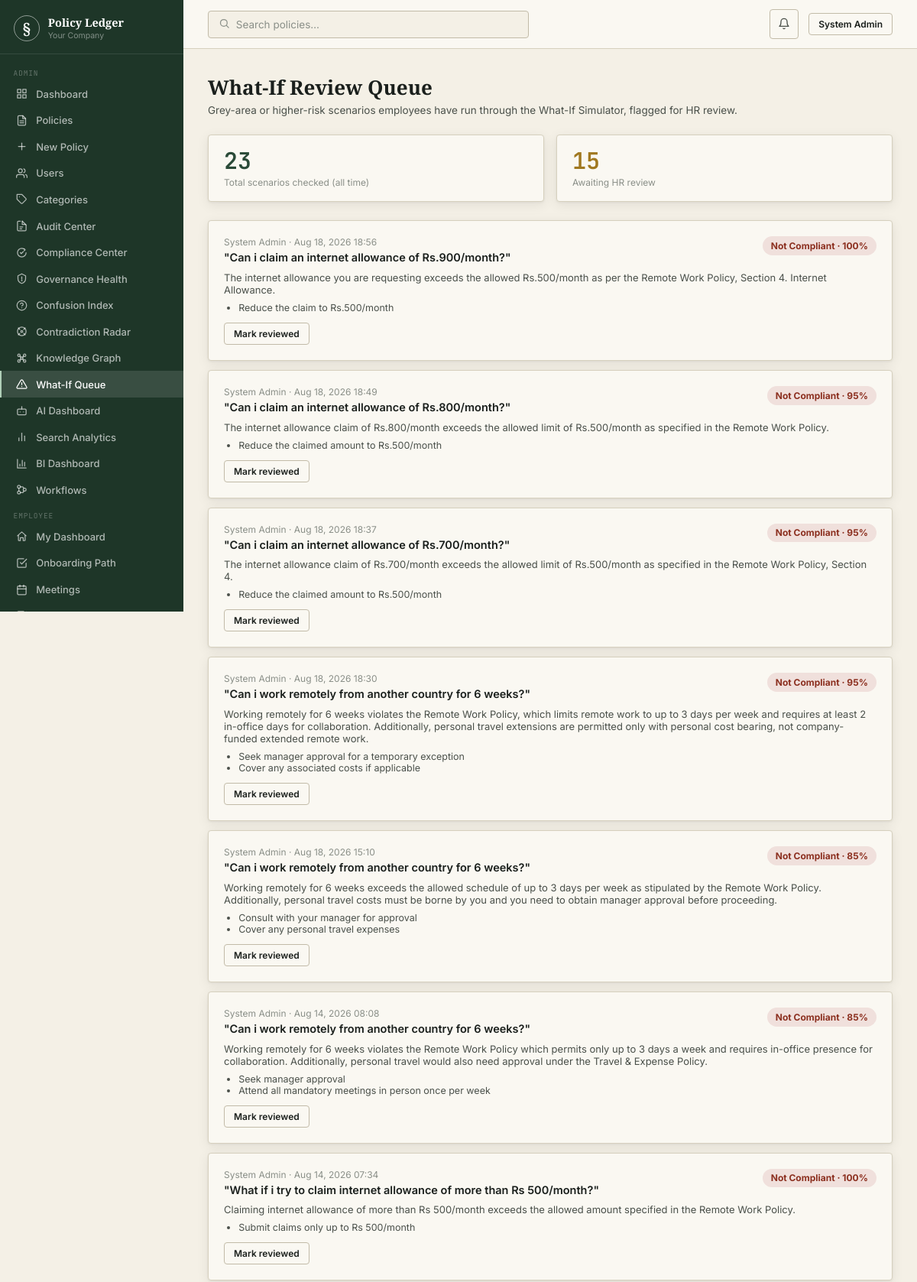
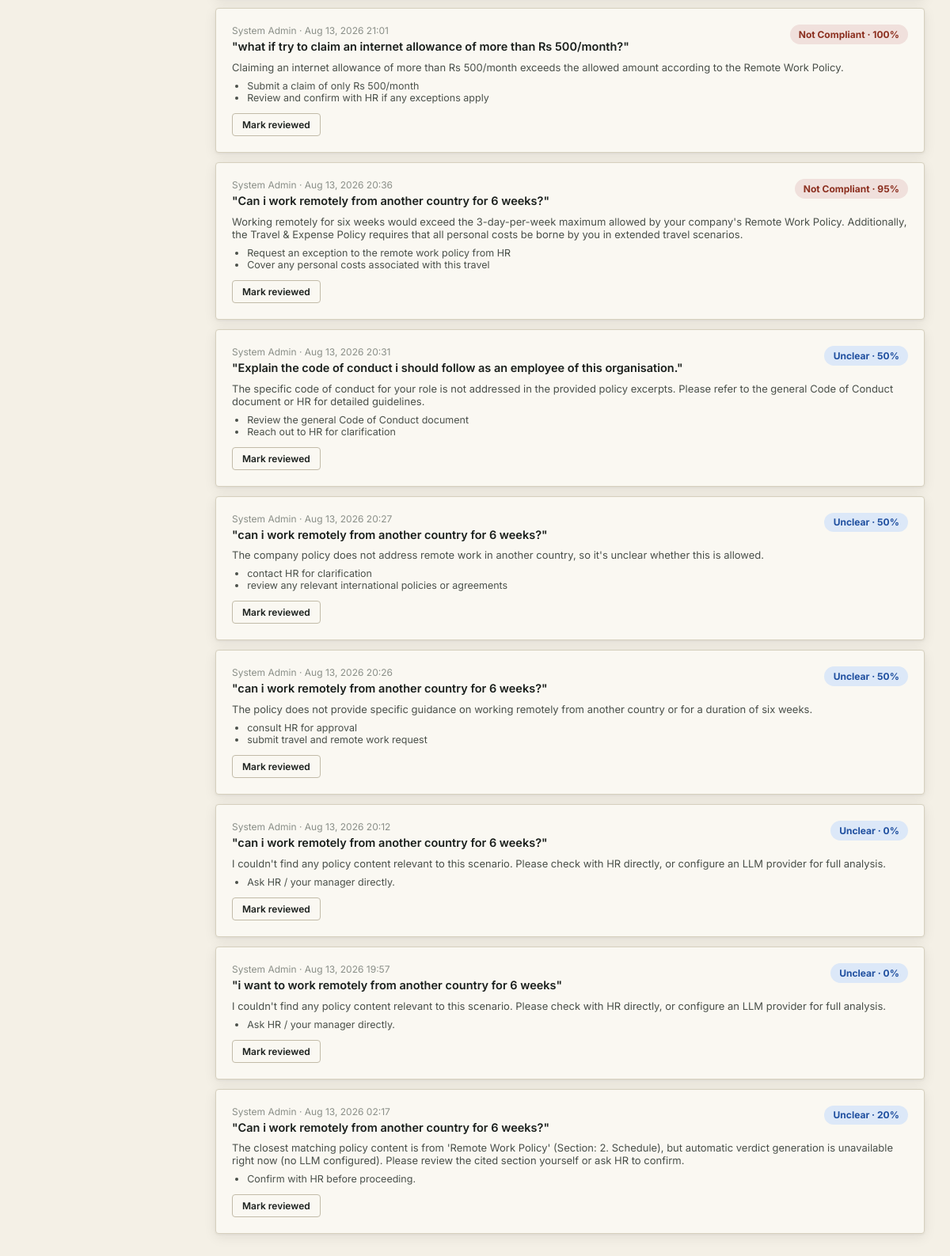
/admin/what-if-queue (signed in), run on the app's committed database (2 pictures, top to bottom).
### models.py (models this page shows, shortened)
class User(db.Model, UserMixin):
    id = db.Column(db.Integer, primary_key=True)
    employee_id = db.Column(db.String(20), unique=True, nullable=True)
    name = db.Column(db.String(120), nullable=False)
    email = db.Column(db.String(200), nullable=False, unique=True, index=True)
    password_hash = db.Column(db.String(256), nullable=False)
    role = db.Column(db.String(20), nullable=False, default=UserRole.EMPLOYEE)
    department_id = db.Column(db.Integer, db.ForeignKey("department.id"), nullable=True)
    designation = db.Column(db.String(100))
    phone = db.Column(db.String(20))
    avatar_url = db.Column(db.String(300))
    is_active = db.Column(db.Boolean, default=True)
    email_verified = db.Column(db.Boolean, default=False)
    mfa_enabled = db.Column(db.Boolean, default=False)
    mfa_secret = db.Column(db.String(64))
    last_login = db.Column(db.DateTime)
    password_changed_at = db.Column(db.DateTime, default=now_utc)
    created_at = db.Column(db.DateTime, default=now_utc)
    updated_at = db.Column(db.DateTime, default=now_utc, onupdate=now_utc)
    notifications = db.relationship("Notification", backref="user", lazy="dynamic", cascade="all, delete-orphan")
    acknowledgements = db.relationship("PolicyAcknowledgement", backref="user", lazy="dynamic")
    audit_logs = db.relationship("AuditLog", backref="user", lazy="dynamic")
    saved = db.relationship("Policy", secondary=saved_policies, lazy="dynamic")
    def is_admin(self) -> bool:
        return self.role == UserRole.ADMIN
    def can_manage_policies(self) -> bool:
        return self.role in (UserRole.HR, UserRole.ADMIN, UserRole.MANAGER)

class WhatIfQuery(db.Model):
    id = db.Column(db.Integer, primary_key=True)
    user_id = db.Column(db.Integer, db.ForeignKey("user.id"), nullable=False)
    scenario_text = db.Column(db.Text, nullable=False)
    verdict = db.Column(db.String(20), default=WhatIfVerdict.UNCLEAR)
    confidence = db.Column(db.Integer, default=0)  # 0-100
    explanation = db.Column(db.Text)
    required_actions_json = db.Column(db.Text)      # ["Get manager approval", ...]
    applicable_policies_json = db.Column(db.Text)    # [{policy_id, title, section, relevance}]
    flagged_for_hr = db.Column(db.Boolean, default=False)
    created_at = db.Column(db.DateTime, default=now_utc)
    user = db.relationship("User")
    def _get(self, field):
        try:
            return json.loads(getattr(self, field)) if getattr(self, field) else []
        except (ValueError, TypeError):
            return []
    @property
    def required_actions(self): return self._get("required_actions_json")
    @property
    def applicable_policies(self): return self._get("applicable_policies_json")

### blueprints/what_if.py (the view)
@what_if_bp.route("/admin/what-if-queue")
@login_required
@role_required(UserRole.ADMIN, UserRole.HR)
def review_queue():
    status = request.args.get("status", "open")
    q = WhatIfQuery.query.filter_by(flagged_for_hr=True)
    if status == "open":
        pass  # flagged_for_hr stays True until resolved
    queries = q.order_by(WhatIfQuery.created_at.desc()).limit(200).all()
    total_runs = WhatIfQuery.query.count()
    return render_template("admin/what_if_queue.html",
        queries=queries, total_runs=total_runs)

### utils.py (called while the page is built)
def role_required(*roles):
    def decorator(f):
        @wraps(f)
        def wrapped(*args, **kwargs):
            if not current_user.is_authenticated:
                abort(401)
            if current_user.role not in roles:
                abort(403)
            return f(*args, **kwargs)
        return wrapped
    return decorator

### templates/admin/what_if_queue.html (shortened to what this page needs)
{% extends "base.html" %}
{% block content %}
<div class="page-header">
  <div class="page-header-left">
    <h1>What-If Review Queue</h1>
    <p>Grey-area or higher-risk scenarios employees have run through the What-If Simulator, flagged for HR review.</p>
  </div>
</div>
<div class="stat-grid">
  <div class="stat-card"><div class="stat-val">{{ total_runs }}</div><div class="stat-label">Total scenarios checked (all time)</div></div>
  <div class="stat-card {% if queries %}amber{% endif %}"><div class="stat-val">{{ queries|length }}</div><div class="stat-label">Awaiting HR review</div></div>
</div>
{% set verdict_meta = {
  'compliant':     {'label': 'Compliant',      'bg': 'var(--green2)',  'fg': 'var(--green)'},
  'not_compliant': {'label': 'Not Compliant',  'bg': 'var(--red2)',    'fg': 'var(--red)'},
  'depends':       {'label': 'Depends',        'bg': 'var(--amber2)',  'fg': 'var(--amber)'},
  'unclear':       {'label': 'Unclear',        'bg': 'var(--blue2)',   'fg': 'var(--blue)'},
} %}
{% if queries %}
<div style="display:flex;flex-direction:column;gap:.75rem">
  {% for q in queries %}
  {% set vm = verdict_meta.get(q.verdict, verdict_meta['unclear']) %}
  <div class="card">
    <div style="display:flex;justify-content:space-between;align-items:flex-start;gap:1rem">
      <div>
        <div style="font-size:12px;color:var(--faint)">{{ q.user.name if q.user else 'Unknown' }} · {{ q.created_at.strftime('%b %d, %Y %H:%M') }}</div>
        <div style="font-size:14.5px;font-weight:600;margin-top:.25rem">"{{ q.scenario_text }}"</div>
      </div>
      <span style="background:{{ vm.bg }};color:{{ vm.fg }};font-weight:700;font-size:12px;padding:.3rem .7rem;border-radius:20px;flex-shrink:0">{{ vm.label }} · {{ q.confidence }}%</span>
    </div>
    {% if q.explanation %}<div style="font-size:13px;color:var(--ink2);margin-top:.6rem">{{ q.explanation }}</div>{% endif %}
    {% if q.required_actions %}
    <ul style="margin-top:.5rem;padding-left:1.2rem;font-size:12.5px;color:var(--ink2)">
      {% for a in q.required_actions %}<li>{{ a }}</li>{% endfor %}
    </ul>
    {% endif %}
    <form method="POST" action="{{ url_for('what_if.resolve', query_id=q.id) }}" style="margin-top:.75rem">
      <button type="submit" class="btn btn-sm btn-secondary">Mark reviewed</button>
    </form>
  </div>
  {% endfor %}
</div>
{% else %}
<div class="empty"><div class="empty-title">Nothing flagged right now</div><div class="empty-sub">Clear-cut scenarios don't land here — only ambiguous, low-confidence, or non-compliant ones do.</div></div>
{% endif %}
{% endblock %}

### templates/base.html (shortened to what this page needs)
<!DOCTYPE html>
<html lang="en">
<head>
</head>
<body>
<div class="shell">
  {% block sidebar %}
  <div class="sidebar">
    <div class="s-brand">
      <div class="s-mark">§</div>
      <div><div class="s-name">Policy Ledger</div><div class="s-company">{{ config.COMPANY_NAME }}</div></div>
    </div>
    <nav class="s-nav">
      {% if current_user.can_manage_policies() %}
      <div class="s-section">Admin</div>
      <a href="{{ url_for('admin.dashboard') }}" class="s-item {% if request.endpoint == 'admin.dashboard' %}active{% endif %}"><span class="s-icon"><svg viewBox="0 0 24 24" fill="none" stroke="currentColor" stroke-width="2" stroke-linecap="round" stroke-linejoin="round"><rect x="3" y="3" width="7" height="7"/><rect x="14" y="3" width="7" height="7"/><rect x="14" y="14" width="7" height="7"/><rect x="3" y="14" width="7" height="7"/></svg></span>Dashboard</a>
      <a href="{{ url_for('admin.policy_list') }}" class="s-item {% if 'policy' in request.endpoint %}active{% endif %}"><span class="s-icon"><svg viewBox="0 0 24 24" fill="none" stroke="currentColor" stroke-width="2" stroke-linecap="round" stroke-linejoin="round"><path d="M14 2H6a2 2 0 0 0-2 2v16a2 2 0 0 0 2 2h12a2 2 0 0 0 2-2V8z"/><path d="M14 2v6h6"/><line x1="8" y1="13" x2="16" y2="13"/><line x1="8" y1="17" x2="16" y2="17"/></svg></span>Policies</a>
      <a href="{{ url_for('admin.policy_create') }}" class="s-item"><span class="s-icon"><svg viewBox="0 0 24 24" fill="none" stroke="currentColor" stroke-width="2" stroke-linecap="round" stroke-linejoin="round"><line x1="12" y1="5" x2="12" y2="19"/><line x1="5" y1="12" x2="19" y2="12"/></svg></span>New Policy</a>
      {% if current_user.is_admin() %}
      <a href="{{ url_for('admin.user_list') }}" class="s-item {% if 'user' in request.endpoint %}active{% endif %}"><span class="s-icon"><svg viewBox="0 0 24 24" fill="none" stroke="currentColor" stroke-width="2" stroke-linecap="round" stroke-linejoin="round"><path d="M17 21v-2a4 4 0 0 0-4-4H5a4 4 0 0 0-4 4v2"/><circle cx="9" cy="7" r="4"/><path d="M23 21v-2a4 4 0 0 0-3-3.87"/><path d="M16 3.13a4 4 0 0 1 0 7.75"/></svg></span>Users</a>
      <a href="{{ url_for('admin.category_list') }}" class="s-item"><span class="s-icon"><svg viewBox="0 0 24 24" fill="none" stroke="currentColor" stroke-width="2" stroke-linecap="round" stroke-linejoin="round"><path d="M20.59 13.41 13.4 20.6a2 2 0 0 1-2.83 0L2 12V2h10l8.59 8.59a2 2 0 0 1 0 2.82z"/><line x1="7" y1="7" x2="7.01" y2="7"/></svg></span>Categories</a>
      <a href="{{ url_for('audit_center.audit_dashboard') }}" class="s-item {% if request.endpoint and request.endpoint.startswith('audit_center.') %}active{% endif %}"><span class="s-icon"><svg viewBox="0 0 24 24" fill="none" stroke="currentColor" stroke-width="2" stroke-linecap="round" stroke-linejoin="round"><path d="M9 2H5a2 2 0 0 0-2 2v16a2 2 0 0 0 2 2h14a2 2 0 0 0 2-2V11"/><path d="M13 2v7h7"/><line x1="8" y1="14" x2="14" y2="14"/><line x1="8" y1="18" x2="12" y2="18"/><path d="M13 2l8 8"/></svg></span>Audit Center</a>
      <a href="{{ url_for('compliance.compliance_center') }}" class="s-item {% if request.endpoint and request.endpoint.startswith('compliance.') %}active{% endif %}"><span class="s-icon"><svg viewBox="0 0 24 24" fill="none" stroke="currentColor" stroke-width="2" stroke-linecap="round" stroke-linejoin="round"><path d="M9 12l2 2 4-4"/><path d="M21 12c0 4.97-4.03 9-9 9s-9-4.03-9-9 4.03-9 9-9c1.6 0 3.1.42 4.4 1.15"/><path d="M17 4l2 2-2 2"/></svg></span>Compliance Center</a>
      <a href="{{ url_for('governance.dashboard') }}" class="s-item {% if request.endpoint and request.endpoint.startswith('governance.') %}active{% endif %}"><span class="s-icon"><svg viewBox="0 0 24 24" fill="none" stroke="currentColor" stroke-width="2" stroke-linecap="round" stroke-linejoin="round"><path d="M12 2l8 4v6c0 5-3.5 8.5-8 10-4.5-1.5-8-5-8-10V6z"/><path d="M12 8v5"/><circle cx="12" cy="16" r=".5" fill="currentColor"/></svg></span>Governance Health</a>
      <a href="{{ url_for('confusion_index.dashboard') }}" class="s-item {% if request.endpoint and request.endpoint.startswith('confusion_index.') %}active{% endif %}"><span class="s-icon"><svg viewBox="0 0 24 24" fill="none" stroke="currentColor" stroke-width="2" stroke-linecap="round" stroke-linejoin="round"><circle cx="12" cy="12" r="10"/><path d="M9.09 9a3 3 0 0 1 5.83 1c0 2-3 3-3 3"/><line x1="12" y1="17" x2="12.01" y2="17"/></svg></span>Confusion Index</a>
      <a href="{{ url_for('contradiction_radar.dashboard') }}" class="s-item {% if request.endpoint and request.endpoint.startswith('contradiction_radar.') %}active{% endif %}"><span class="s-icon"><svg viewBox="0 0 24 24" fill="none" stroke="currentColor" stroke-width="2" stroke-linecap="round" stroke-linejoin="round"><circle cx="12" cy="12" r="2"/><path d="M4.9 4.9l3 3M19.1 4.9l-3 3M4.9 19.1l3-3M19.1 19.1l-3-3"/><circle cx="12" cy="12" r="9"/></svg></span>Contradiction Radar</a>
      <a href="{{ url_for('knowledge_graph.graph_page') }}" class="s-item "><span class="s-icon"></span>Knowledge Graph</a>
      <a href="{{ url_for('what_if.review_queue') }}" class="s-item {% if request.endpoint and request.endpoint.startswith('what_if.') and 'admin' in request.path %}active{% endif %}"><span class="s-icon"><svg viewBox="0 0 24 24" fill="none" stroke="currentColor" stroke-width="2" stroke-linecap="round" stroke-linejoin="round"><path d="M12 9v4"/><path d="M12 17h.01"/><path d="M10.29 3.86 1.82 18a2 2 0 0 0 1.71 3h16.94a2 2 0 0 0 1.71-3L13.71 3.86a2 2 0 0 0-3.42 0z"/></svg></span>What-If Queue</a>
      <a href="{{ url_for('rag.admin_rag_dashboard') }}" class="s-item "><span class="s-icon"></span>AI Dashboard</a>
      <a href="{{ url_for('search.search_analytics') }}" class="s-item {% if request.endpoint == 'search.search_analytics' %}active{% endif %}"><span class="s-icon"><svg viewBox="0 0 24 24" fill="none" stroke="currentColor" stroke-width="2" stroke-linecap="round" stroke-linejoin="round"><line x1="18" y1="20" x2="18" y2="10"/><line x1="12" y1="20" x2="12" y2="4"/><line x1="6" y1="20" x2="6" y2="14"/></svg></span>Search Analytics</a>
      <a href="{{ url_for('bi.bi_dashboard') }}" class="s-item {% if request.endpoint == 'bi.bi_dashboard' %}active{% endif %}"><span class="s-icon"><svg viewBox="0 0 24 24" fill="none" stroke="currentColor" stroke-width="2" stroke-linecap="round" stroke-linejoin="round"><path d="M3 3v18h18"/><path d="M18 17V9M13 17V5M8 17v-4"/></svg></span>BI Dashboard</a>
      <a href="{{ url_for('workflow.template_list') }}" class="s-item {% if request.endpoint and request.endpoint.startswith('workflow.') %}active{% endif %}"><span class="s-icon"><svg viewBox="0 0 24 24" fill="none" stroke="currentColor" stroke-width="2" stroke-linecap="round" stroke-linejoin="round"><circle cx="6" cy="6" r="3"/><circle cx="6" cy="18" r="3"/><circle cx="18" cy="12" r="3"/><path d="M6 9v6M9 6h4a3 3 0 0 1 3 3v0M9 18h4a3 3 0 0 0 3-3v0"/></svg></span>Workflows</a>
      {% endif %}
      <div class="s-section">Employee</div>
      {% endif %}
      <a href="{{ url_for('employee.dashboard') }}" class="s-item {% if request.endpoint == 'employee.dashboard' %}active{% endif %}"><span class="s-icon"><svg viewBox="0 0 24 24" fill="none" stroke="currentColor" stroke-width="2" stroke-linecap="round" stroke-linejoin="round"><path d="M3 11l9-8 9 8"/><path d="M5 10v10a1 1 0 0 0 1 1h3v-6h6v6h3a1 1 0 0 0 1-1V10"/></svg></span>My Dashboard</a>
      <a href="{{ url_for('employee.onboarding') }}" class="s-item {% if request.endpoint and request.endpoint.startswith('employee.onboarding') %}active{% endif %}"><span class="s-icon"><svg viewBox="0 0 24 24" fill="none" stroke="currentColor" stroke-width="2" stroke-linecap="round" stroke-linejoin="round"><path d="M9 11l3 3L22 4"/><path d="M21 12v7a2 2 0 0 1-2 2H5a2 2 0 0 1-2-2V5a2 2 0 0 1 2-2h11"/></svg></span>Onboarding Path</a>
      <a href="{{ url_for('meetings.list_meetings') }}" class="s-item {% if request.endpoint and 'meetings.' in request.endpoint and request.endpoint != 'meetings.my_action_items' %}active{% endif %}"><span class="s-icon"><svg viewBox="0 0 24 24" fill="none" stroke="currentColor" stroke-width="2" stroke-linecap="round" stroke-linejoin="round"><rect x="3" y="4" width="18" height="18" rx="2"/><line x1="16" y1="2" x2="16" y2="6"/><line x1="8" y1="2" x2="8" y2="6"/><line x1="3" y1="10" x2="21" y2="10"/></svg></span>Meetings</a>
      <a href="{{ url_for('meetings.my_action_items') }}" class="s-item {% if request.endpoint == 'meetings.my_action_items' %}active{% endif %}"><span class="s-icon"><svg viewBox="0 0 24 24" fill="none" stroke="currentColor" stroke-width="2" stroke-linecap="round" stroke-linejoin="round"><path d="M9 11l3 3L22 4"/><path d="M21 12v7a2 2 0 0 1-2 2H5a2 2 0 0 1-2-2V5a2 2 0 0 1 2-2h11"/></svg></span>My Action Items</a>
    </nav>
  </div>
  {% endblock %}
  <div class="main">
    <div class="topbar">
      <div class="topbar-left">
        <form action="{{ url_for('employee.search') }}" method="GET" style="flex:1;max-width:420px">
          <div class="search-bar">
            <span style="color:var(--faint)" class="icon"><svg width="15" height="15" viewBox="0 0 24 24" fill="none" stroke="currentColor" stroke-width="2" stroke-linecap="round" stroke-linejoin="round"><circle cx="11" cy="11" r="7"/><line x1="21" y1="21" x2="16.65" y2="16.65"/></svg></span>
            <input name="q" placeholder="Search policies…" value="{{ request.args.get('q','') }}">
          </div>
        </form>
      </div>
      <div class="topbar-right">
        <a href="{{ url_for('employee.notifications') }}" class="notif-btn" title="Notifications">
          <span class="icon"><svg width="16" height="16" viewBox="0 0 24 24" fill="none" stroke="currentColor" stroke-width="2" stroke-linecap="round" stroke-linejoin="round"><path d="M18 8a6 6 0 0 0-12 0c0 7-3 9-3 9h18s-3-2-3-9"/><path d="M13.73 21a2 2 0 0 1-3.46 0"/></svg></span>
          {% set unc = unread_count if unread_count is defined else 0 %}
        </a>
        <a href="{{ url_for('auth.profile') }}" class="btn btn-secondary btn-sm">{{ current_user.name[:18] }}</a>
      </div>
    </div>
    <div class="page-body">
      {% block content %}{% endblock %}
    </div>
  </div>
</div>
</body>
</html>

### data on the page
User: name "System Admin"
WhatIfQuery: user "System Admin", created_at "Aug 18, 2026 18:56", scenario_text "Can i claim an internet allowance of Rs.900/month?", label "Not Compliant", confidence "100", explanation "The internet allowance you are requesting exceeds the allowed Rs.500/month as per the Remote Work Policy, Section 4. Internet Allowance.", required_actions "Reduce the claim to Rs.500/month"
WhatIfQuery: user "System Admin", created_at "Aug 18, 2026 18:49", scenario_text "Can i claim an internet allowance of Rs.800/month?", label "Not Compliant", confidence "95", explanation "The internet allowance claim of Rs.800/month exceeds the allowed limit of Rs.500/month as specified in the Remote Work Policy.", required_actions "Reduce the claimed amount to Rs.500/month"
WhatIfQuery: user "System Admin", created_at "Aug 18, 2026 18:37", scenario_text "Can i claim an internet allowance of Rs.700/month?", label "Not Compliant", confidence "95", explanation "The internet allowance claim of Rs.700/month exceeds the allowed limit of Rs.500/month as specified in the Remote Work Policy, Section 4.", required_actions "Reduce the claimed amount to Rs.500/month"
WhatIfQuery: user "System Admin", created_at "Aug 18, 2026 18:30", scenario_text "Can i work remotely from another country for 6 weeks?", label "Not Compliant", confidence "95", explanation "Working remotely for 6 weeks violates the Remote Work Policy, which limits remote work to up to 3 days per week and requires at least 2 in-office days for collaboration. Additionally, personal travel extensions are permitted only with personal cost bearing, not company-funded extended remote work.", required_actions "Seek manager approval for a temporary exception" "Cover any associated costs if applicable"
WhatIfQuery: user "System Admin", created_at "Aug 18, 2026 15:10", scenario_text "Can i work remotely from another country for 6 weeks?", label "Not Compliant", confidence "85", explanation "Working remotely for 6 weeks exceeds the allowed schedule of up to 3 days per week as stipulated by the Remote Work Policy. Additionally, personal travel costs must be borne by you and you need to obtain manager approval before proceeding.", required_actions "Consult with your manager for approval" "Cover any personal travel expenses"
WhatIfQuery: user "System Admin", created_at "Aug 14, 2026 08:08", scenario_text "Can i work remotely from another country for 6 weeks?", label "Not Compliant", confidence "85", explanation "Working remotely for 6 weeks violates the Remote Work Policy which permits only up to 3 days a week and requires in-office presence for collaboration. Additionally, personal travel would also need approval under the Travel & Expense Policy.", required_actions "Seek manager approval" "Attend all mandatory meetings in person once per week"
WhatIfQuery: user "System Admin", created_at "Aug 14, 2026 07:34", scenario_text "What if i try to claim internet allowance of more than Rs 500/month?", label "Not Compliant", confidence "100", explanation "Claiming internet allowance of more than Rs 500/month exceeds the allowed amount specified in the Remote Work Policy.", required_actions "Submit claims only up to Rs 500/month"
WhatIfQuery: user "System Admin", created_at "Aug 13, 2026 21:01", scenario_text "what if try to claim an internet allowance of more than Rs 500/month?", label "Not Compliant", confidence "100", explanation "Claiming an internet allowance of more than Rs 500/month exceeds the allowed amount according to the Remote Work Policy.", required_actions "Submit a claim of only Rs 500/month" "Review and confirm with HR if any exceptions apply"
WhatIfQuery: user "System Admin", created_at "Aug 13, 2026 20:36", scenario_text "Can i work remotely from another country for 6 weeks?", label "Not Compliant", confidence "95", explanation "Working remotely for six weeks would exceed the 3-day-per-week maximum allowed by your company's Remote Work Policy. Additionally, the Travel & Expense Policy requires that all personal costs be borne by you in extended travel scenarios.", required_actions "Request an exception to the remote work policy from HR" "Cover any personal costs associated with this travel"
WhatIfQuery: user "System Admin", created_at "Aug 13, 2026 20:31", scenario_text "Explain the code of conduct i should follow as an employee of this organisation.", label "Unclear", confidence "50", explanation "The specific code of conduct for your role is not addressed in the provided policy excerpts. Please refer to the general Code of Conduct document or HR for detailed guidelines.", required_actions "Review the general Code of Conduct document" "Reach out to HR for clarification"
WhatIfQuery: user "System Admin", created_at "Aug 13, 2026 20:27", scenario_text "can i work remotely from another country for 6 weeks?", label "Unclear", confidence "50", explanation "The company policy does not address remote work in another country, so it's unclear whether this is allowed.", required_actions "contact HR for clarification" "review any relevant international policies or agreements"
WhatIfQuery: user "System Admin", created_at "Aug 13, 2026 20:26", scenario_text "can i work remotely from another country for 6 weeks?", label "Unclear", confidence "50", explanation "The policy does not provide specific guidance on working remotely from another country or for a duration of six weeks.", required_actions "consult HR for approval" "submit travel and remote work request"
WhatIfQuery: user "System Admin", created_at "Aug 13, 2026 20:12", scenario_text "can i work remotely from another country for 6 weeks?", label "Unclear", confidence "0", explanation "I couldn't find any policy content relevant to this scenario. Please check with HR directly, or configure an LLM provider for full analysis.", required_actions "Ask HR / your manager directly."
WhatIfQuery: user "System Admin", created_at "Aug 13, 2026 19:57", scenario_text "i want to work remotely from another country for 6 weeks", label "Unclear", confidence "0", explanation "I couldn't find any policy content relevant to this scenario. Please check with HR directly, or configure an LLM provider for full analysis.", required_actions "Ask HR / your manager directly."
WhatIfQuery: user "System Admin", created_at "Aug 13, 2026 02:17", scenario_text "Can i work remotely from another country for 6 weeks?", label "Unclear", confidence "20", explanation "The closest matching policy content is from 'Remote Work Policy' (Section: 2. Schedule), but automatic verdict generation is unavailable right now (no LLM configured). Please review the cited section yourself or ask HR to confirm.", required_actions "Confirm with HR before proceeding."

### other printed values
{{ config.COMPANY_NAME }} "Your Company"
{{ total_runs }} "23"
{{ queries|length }} "15"
